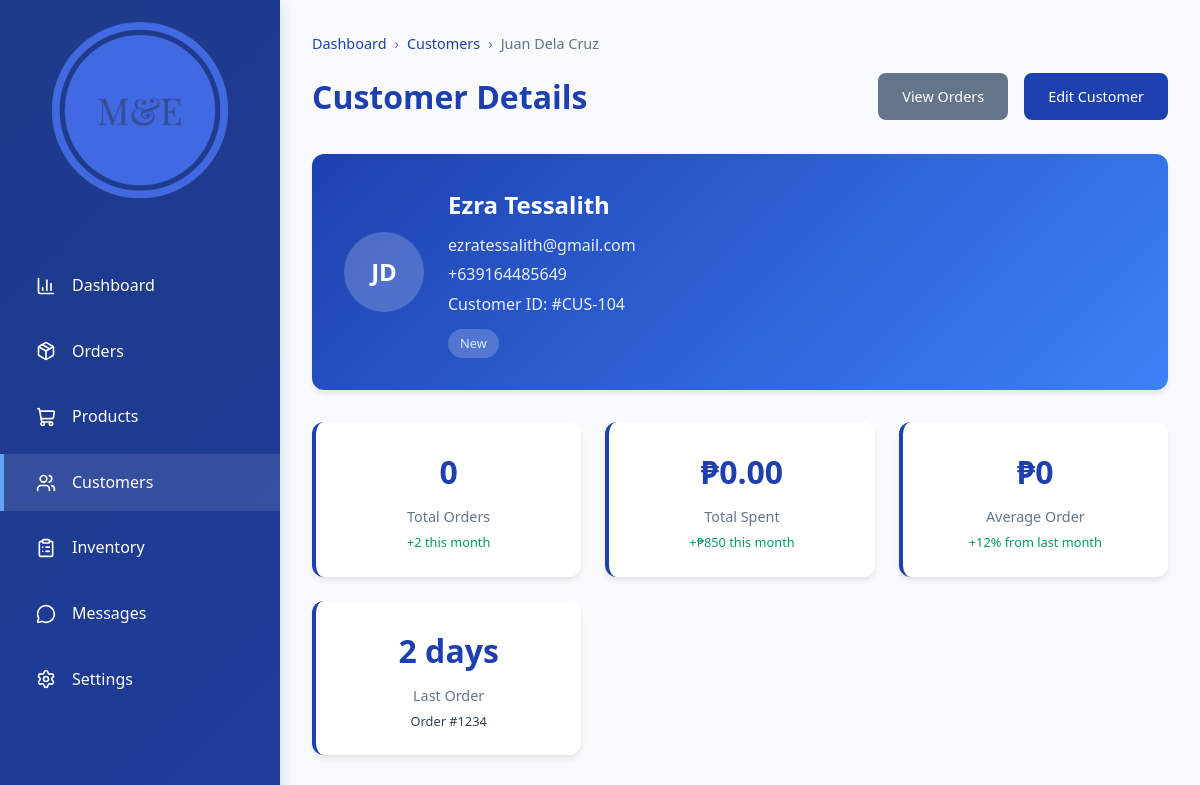
Page /test-files/user-details.php?id=104 (upper part) on the earlier database version.
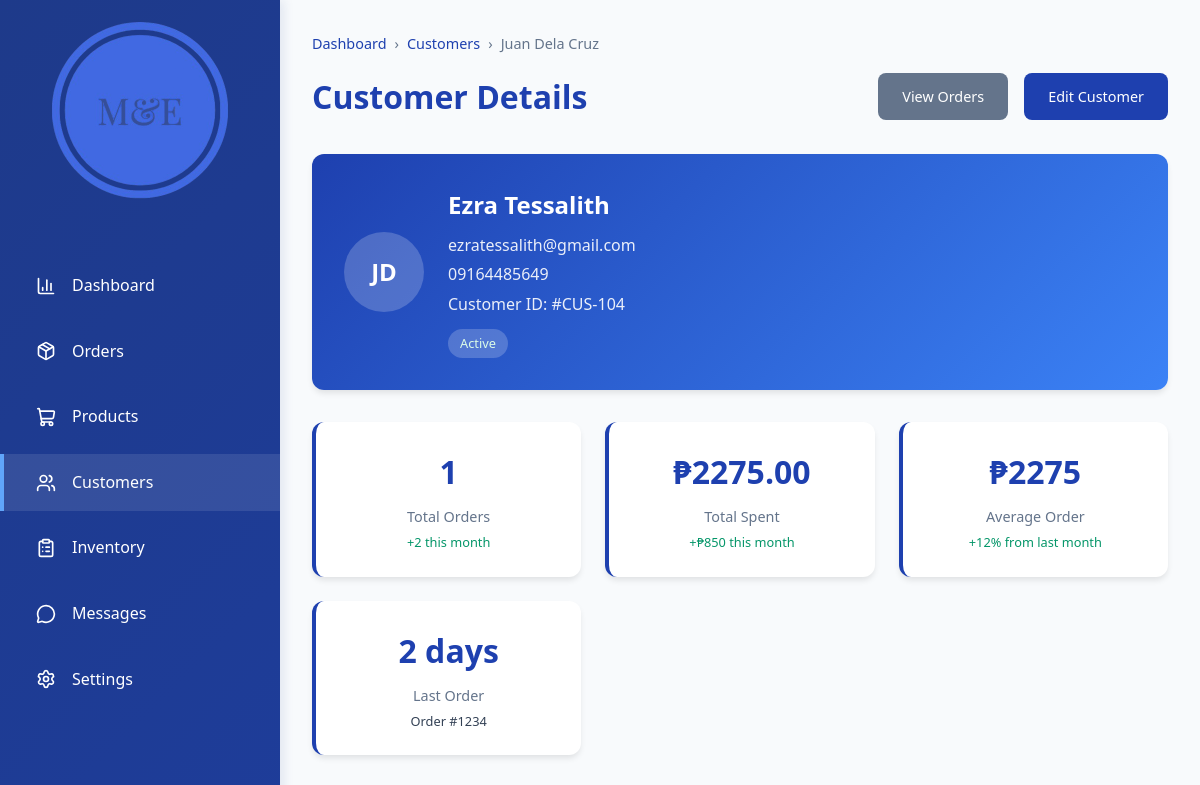
Same page on the later database version.
### tables this page shows
CREATE TABLE `users` (
  `user_id` int(11) NOT NULL,
  `username` varchar(50) DEFAULT NULL,
  `email` varchar(100) NOT NULL,
  `password` varchar(255) DEFAULT NULL,
  `first_name` varchar(50) NOT NULL,
  `middle_name` varchar(50) NOT NULL,
  `last_name` varchar(50) NOT NULL,
  `gender` varchar(20) NOT NULL DEFAULT 'Prefer not to say',
  `date_of_birth` date DEFAULT NULL,
  `is_verified` tinyint(1) NOT NULL DEFAULT 0,
  `contact_number` varchar(15) NOT NULL,
  `address` text NOT NULL,
  `created_at` datetime NOT NULL DEFAULT current_timestamp(),
  `updated_at` timestamp NOT NULL DEFAULT current_timestamp() ON UPDATE current_timestamp(),
  `isActive` tinyint(1) NOT NULL,
  `verification_token` varchar(64) NOT NULL,
  `token_created_at` datetime NOT NULL DEFAULT current_timestamp(),
  `profile_image` varchar(255) DEFAULT NULL,
  `province_id` int(11) DEFAULT NULL,
  `city_id` int(11) DEFAULT NULL,
  `barangay_id` int(11) DEFAULT NULL
);

### test-files/user-details.php (the view, shortened to what the changed rows need)
  <?php
  $pdo = connect();
  if(isset($_GET['id'])){
    $user_id = $_GET['id'];
    try {
      $sql = " SELECT u.user_id, u.first_name, u.last_name, u.email, u.contact_number,
      COUNT(o.order_id) AS total_orders,
      COALESCE(SUM(o.final_amount), 0) AS total_spent,
      COALESCE(ROUND(AVG(o.final_amount)), 0) AS avg_spent
      FROM users u
      LEFT JOIN orders o ON u.user_id = o.user_id
      WHERE u.user_id = :user_id
      GROUP BY u.user_id,u.first_name, u.last_name, u.email, u.contact_number
      ";
      $stmt = $pdo->prepare($sql);
      $stmt->execute([':user_id' => $user_id]);
      $customers = $stmt->fetch(PDO::FETCH_ASSOC);
    } catch (PDOException $e) {
      echo "Database Error: " . $e->getMessage();
    }
  }
   ?>
<!DOCTYPE html>
<html lang="en">
<head>
</head>
<body>
    <div class="dashboard">
        <main class="main-content">
            <div class="header">
                <h2>Customer Details</h2>
            </div>
              <div class="customer-profile">
                  <div class="profile-header">
                      <div class="profile-info">
                          <h3><?=htmlspecialchars($customers['first_name'] . " " . $customers['last_name'])?></h3>
                          <p><?= htmlspecialchars($customers['email']) ?></p>
                          <p><?= htmlspecialchars($customers['contact_number']) ?></p>
                          <p>Customer ID: #CUS-<?= htmlspecialchars($customers['user_id']) ?></p>
                          <?php if ($customers['total_orders'] == 0): ?>
                            <span class="status-badge new">New</span>
                          <?php elseif ($customers['total_orders'] > 0): ?>
                            <span class="status-badge active">Active</span>
                          <?php else: ?>
                            <span class="status-badge inactive">Inactive</span>
                          <?php endif; ?>
                      </div>
                  </div>
              </div>
            <div class="stats-grid">
                <div class="stat-card">
                    <div class="stat-value"><?=htmlspecialchars($customers['total_orders'])?></div>
                    <div class="stat-label">Total Orders</div>
                    <div class="stat-change positive">+2 this month</div>
                </div>
                <div class="stat-card">
                    <div class="stat-value">₱<?=htmlspecialchars($customers['total_spent'])?></div>
                    <div class="stat-label">Total Spent</div>
                    <div class="stat-change positive">+₱850 this month</div>
                </div>
                <div class="stat-card">
                    <div class="stat-value">₱<?=htmlspecialchars($customers['avg_spent'],2)?></div>
                    <div class="stat-label">Average Order</div>
                    <div class="stat-change positive">+12% from last month</div>
                </div>
            </div>
        </main>
    </div>
</body>
</html>

Differences in the rows shown:
changed users "Ezra Tessalith": contact_number "+639164485649" → "09164485649"
Other differences:
$customers['total_orders']: "0" → "1"
$customers['total_spent']: "0.00" → "2275.00"
$customers['avg_spent']: "0" → "2275"
text no longer shown: "New"
text now shown: "Active"
